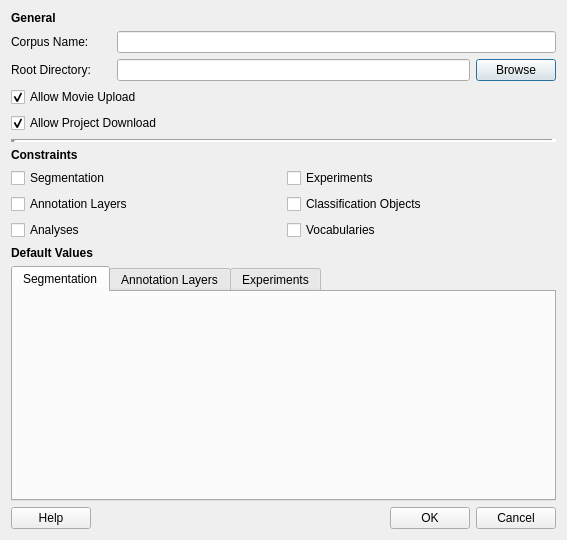
<?xml version="1.0" encoding="UTF-8"?>
<ui version="4.0">
 <class>Dialog</class>
 <widget class="QDialog" name="Dialog">
  <property name="geometry">
   <rect>
    <x>0</x>
    <y>0</y>
    <width>567</width>
    <height>540</height>
   </rect>
  </property>
  <property name="windowTitle">
   <string>New Corpus</string>
  </property>
  <layout class="QVBoxLayout" name="verticalLayout">
   <item>
    <widget class="QLabel" name="label">
     <property name="text">
      <string>&lt;b&gt;General</string>
     </property>
    </widget>
   </item>
   <item>
    <layout class="QHBoxLayout" name="horizontalLayout">
     <item>
      <widget class="QLabel" name="label_2">
       <property name="minimumSize">
        <size>
         <width>100</width>
         <height>0</height>
        </size>
       </property>
       <property name="text">
        <string>Corpus Name:</string>
       </property>
      </widget>
     </item>
     <item>
      <widget class="QLineEdit" name="lineEdit_Name"/>
     </item>
    </layout>
   </item>
   <item>
    <layout class="QHBoxLayout" name="horizontalLayout_2">
     <item>
      <widget class="QLabel" name="label_3">
       <property name="minimumSize">
        <size>
         <width>100</width>
         <height>0</height>
        </size>
       </property>
       <property name="text">
        <string>Root Directory:</string>
       </property>
      </widget>
     </item>
     <item>
      <widget class="QLineEdit" name="lineEdit_Root"/>
     </item>
     <item>
      <widget class="QPushButton" name="btn_Browse">
       <property name="text">
        <string>Browse</string>
       </property>
      </widget>
     </item>
    </layout>
   </item>
   <item>
    <widget class="QCheckBox" name="cB_AllowUpload">
     <property name="text">
      <string>Allow Movie Upload</string>
     </property>
     <property name="checked">
      <bool>true</bool>
     </property>
    </widget>
   </item>
   <item>
    <widget class="QCheckBox" name="cb_AllowDownload">
     <property name="text">
      <string>Allow Project Download</string>
     </property>
     <property name="checked">
      <bool>true</bool>
     </property>
    </widget>
   </item>
   <item>
    <widget class="Line" name="line_3">
     <property name="lineWidth">
      <number>5</number>
     </property>
     <property name="orientation">
      <enum>Qt::Horizontal</enum>
     </property>
    </widget>
   </item>
   <item>
    <widget class="QLabel" name="label_4">
     <property name="text">
      <string>&lt;b&gt;Constraints</string>
     </property>
    </widget>
   </item>
   <item>
    <layout class="QHBoxLayout" name="horizontalLayout_6">
     <item>
      <layout class="QVBoxLayout" name="verticalLayout_5">
       <item>
        <widget class="QCheckBox" name="cB_ConstrSegmentation">
         <property name="text">
          <string>Segmentation</string>
         </property>
        </widget>
       </item>
       <item>
        <widget class="QCheckBox" name="cB_ConstrAnnotationLayers">
         <property name="text">
          <string>Annotation Layers</string>
         </property>
        </widget>
       </item>
       <item>
        <widget class="QCheckBox" name="cB_ConstrAnalyses">
         <property name="text">
          <string>Analyses</string>
         </property>
        </widget>
       </item>
      </layout>
     </item>
     <item>
      <layout class="QVBoxLayout" name="verticalLayout_6">
       <item>
        <widget class="QCheckBox" name="cB_ConstrExperiments">
         <property name="text">
          <string>Experiments</string>
         </property>
        </widget>
       </item>
       <item>
        <widget class="QCheckBox" name="cB_ConstrClassObj">
         <property name="text">
          <string>Classification Objects</string>
         </property>
        </widget>
       </item>
       <item>
        <widget class="QCheckBox" name="cB_ConstrVocabularies">
         <property name="text">
          <string>Vocabularies</string>
         </property>
        </widget>
       </item>
      </layout>
     </item>
    </layout>
   </item>
   <item>
    <widget class="QLabel" name="label_5">
     <property name="text">
      <string>&lt;b&gt; Default Values</string>
     </property>
    </widget>
   </item>
   <item>
    <widget class="QTabWidget" name="tabWidget">
     <property name="currentIndex">
      <number>0</number>
     </property>
     <widget class="QWidget" name="tab">
      <attribute name="title">
       <string>Segmentation</string>
      </attribute>
      <layout class="QVBoxLayout" name="verticalLayout_2">
       <item>
        <widget class="QWidget" name="wc_segm" native="true">
         <layout class="QHBoxLayout" name="horizontalLayout_4"/>
        </widget>
       </item>
      </layout>
     </widget>
     <widget class="QWidget" name="tab_2">
      <attribute name="title">
       <string>Annotation Layers</string>
      </attribute>
      <layout class="QVBoxLayout" name="verticalLayout_3">
       <item>
        <widget class="QWidget" name="wc_ann" native="true">
         <layout class="QHBoxLayout" name="horizontalLayout_5"/>
        </widget>
       </item>
      </layout>
     </widget>
     <widget class="QWidget" name="tab_3">
      <attribute name="title">
       <string>Experiments</string>
      </attribute>
      <layout class="QVBoxLayout" name="verticalLayout_4"/>
     </widget>
    </widget>
   </item>
   <item>
    <layout class="QHBoxLayout" name="horizontalLayout_3">
     <item>
      <widget class="QPushButton" name="btn_Help">
       <property name="text">
        <string>Help</string>
       </property>
      </widget>
     </item>
     <item>
      <spacer name="horizontalSpacer">
       <property name="orientation">
        <enum>Qt::Horizontal</enum>
       </property>
       <property name="sizeHint" stdset="0">
        <size>
         <width>40</width>
         <height>20</height>
        </size>
       </property>
      </spacer>
     </item>
     <item>
      <widget class="QPushButton" name="btn_OK">
       <property name="text">
        <string>OK</string>
       </property>
      </widget>
     </item>
     <item>
      <widget class="QPushButton" name="btn_Cancel">
       <property name="text">
        <string>Cancel</string>
       </property>
      </widget>
     </item>
    </layout>
   </item>
  </layout>
 </widget>
 <resources/>
 <connections/>
</ui>
